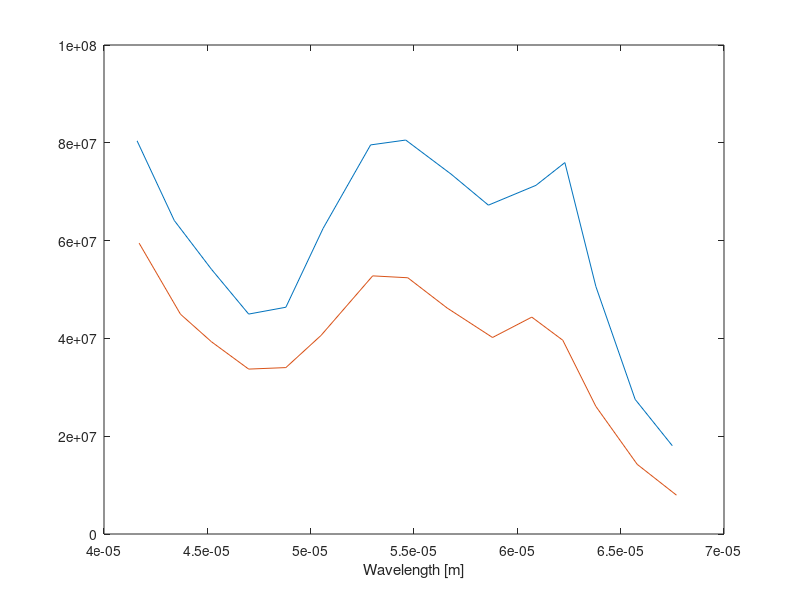

The MATLAB script that drew this image:
clear
close all

%ipce = 1240 j/(Pin*lambda)
sweep = 400:20:700;
a = 0.5*0.5;

%1
%var i microamp
i1 = [29 26.2 25.8 25.4 24.5 26.2 34.2 33.7 27.3 23.2 26.7 24.9 15.3 8.9 5.6];
j1 = i1./a; %A/cm2
%nm
l1 = 10.^(-7).*[416 434 452 470 488 506 529 546 568 586 609 623 638 657 675]; 
%uWatt/cm2
p1 = [43.0 46.7 52.3 59.6 53.7 41.1 40.3 38.0 32.4 29.2 30.5 26.1 23.5 24.4 22.8];
%e1 = 10 right?

%2
i2 = [28.4 24.0 23.5 23.2 22.4 24.1 31.7 31.9 25.9 22.2 26.0 23.9 14.5 7.9 4.5];
j2 = i2./a;
l2 = 10.^(-7).*[417 437 452 470 488 505 530 547 566 588 607 622 638 658 677];
%e1
p2 = [56.8 60.6 65.6 72.6 66.9 58.3 56.2 55.2 49.1 46.6 47.9 48.1 43.2 41.8 41.5];

ipce1 = 1240*j1./(p1.*l1);
ipce2 = 1240*j2./(p2.*l2);

figure
plot(l1, ipce1, l2, ipce2)
xlabel('Wavelength [m]')